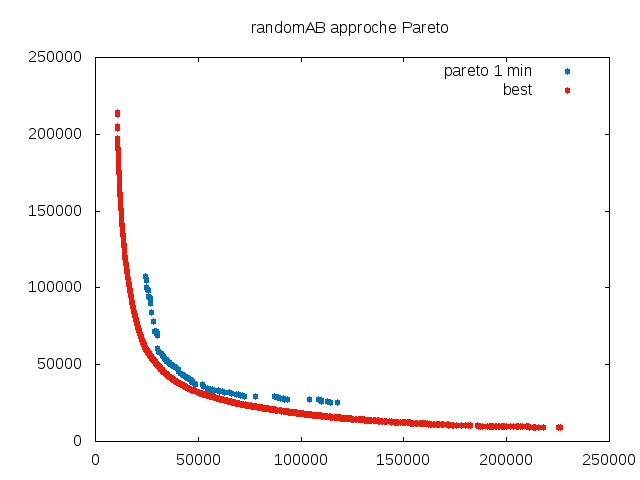

This chart was generated by the following gnuplot code:
set terminal png
set output "ab_pareto_1.png"
set title "randomAB approche Pareto"
plot "randomAB_OnLineFiltered_time=1_nb=500.tsp" using 1:2 title "pareto 1 min" pointtype 7 linecolor 6, "../../data/best.randomAB100.tsp" using 1:2 title "best" pointtype 7 linecolor 7
